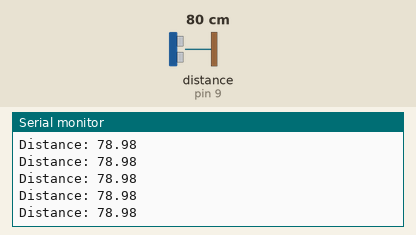
Recording of a sketch running on a simulated Arduino Uno, built with avr-gcc and run on an emulated ATmega328P. Parts: the last lines printed to the serial monitor. Wiring (inferred from the names in the program): ultrasonic range finder: trigger pin 10; echo pin 9. The test bench sets the inputs (shaded band); at power-on: distance to the obstacle (sensor on pin 9) 80 cm. The echo pulse lasts 58.3 µs per cm.

Above: at 1.2 s.
1.3 s: distance to the obstacle (sensor on pin 9) set to 120 cm
At 1.49 s:
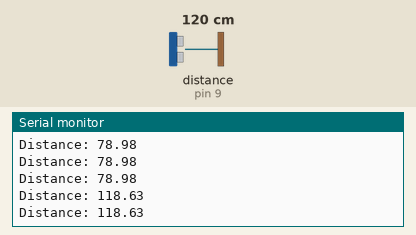
4.3 s: distance to the obstacle (sensor on pin 9) set to 2 cm
At 4.3 s:
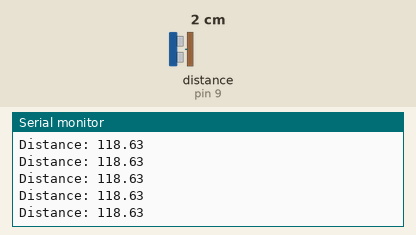
5.8 s: distance to the obstacle (sensor on pin 9) set to 299 cm
At 5.83 s:
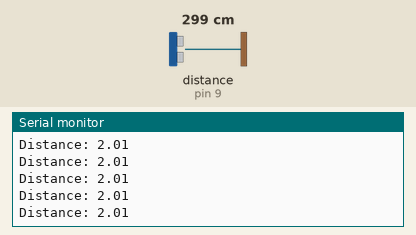
8.8 s: distance to the obstacle (sensor on pin 9) set to 250 cm
At 8.91 s:
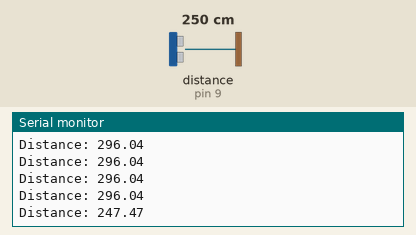
Timing chart, 0 to 11.8 s (numbered marks = the images above; inputs shaded):
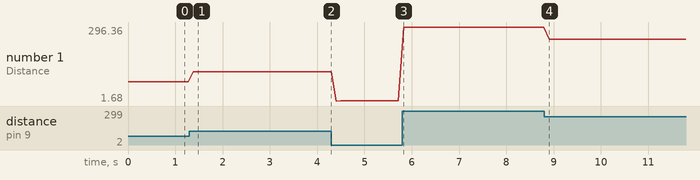

Measured:
- after the input at 1.3 s, the serial monitor: prints a new line after 0.08 s (image 1)
- after the input at 8.8 s, the serial monitor: prints a new line after 0.11 s (image 4)
- plotted number 1: 78.98 → 118.63 after the input at 1.3 s, 118.63 → 2.01 after the input at 4.3 s, 2.01 → 296.04 after the input at 5.8 s, 296.04 → 247.47 after the input at 8.8 s

The sketch:

UltraSonicSensorRange.ino
```cpp
// Pins
const int triggerPin = 10;
const int echoPin = 9;

// Variables
float duration, distance;

void setup() {
  pinMode(triggerPin, OUTPUT);  // To send the pulses
  pinMode(echoPin, INPUT);      // To recieve the pulses
  Serial.begin(9600);
}


// Main loop
void loop () {

  digitalWrite(triggerPin, LOW); // TX OFF
  delayMicroseconds(2);          // Wait two miliseconds
  digitalWrite(triggerPin, HIGH);// TX ON
  delayMicroseconds(10);         // Wait ten miliseconds
  digitalWrite(triggerPin, LOW); // TX OFF

  duration = pulseIn(echoPin, HIGH);  // Duration in milliseconds
  // distance = (speed) * (duration * 10^-3)
  // using distance = speed * time
  distance = (duration * 0.034) / 2;

  Serial.print("Distance: ");
  Serial.println(distance);

  delay(100);
}
```
